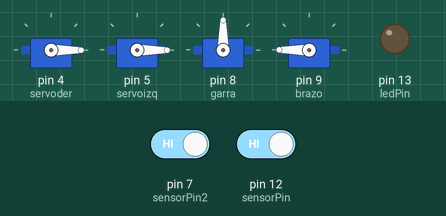
Bench run of a sketch on a simulated Arduino Nano, built with avr-gcc and run on an emulated ATmega328P. On the bench: 4 × servo, output pins drawn as LEDs (lit = HIGH). The test bench sets the inputs (shaded band); at power-on: pin 7 (sensorPin2) HIGH, pin 12 (sensorPin) HIGH.

Above: at 5.4 s.
5.5 s: pin 7 (sensorPin2) driven LOW
At 6.8 s:
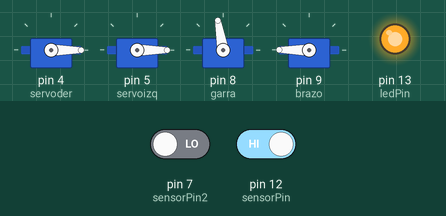
8.0 s: pin 12 (sensorPin) driven LOW
At 10.9 s:
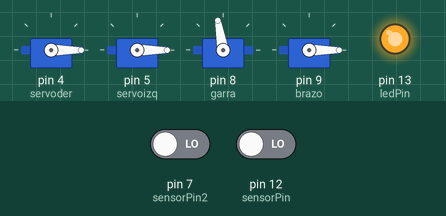
11.0 s: pin 7 (sensorPin2) driven HIGH
At 11.82 s:
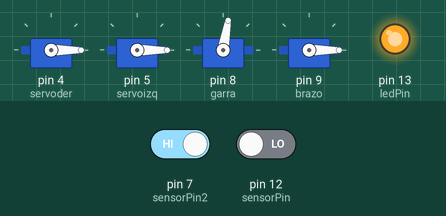
Timing chart, 0 to 14.0 s (numbered marks = the images above; inputs shaded):
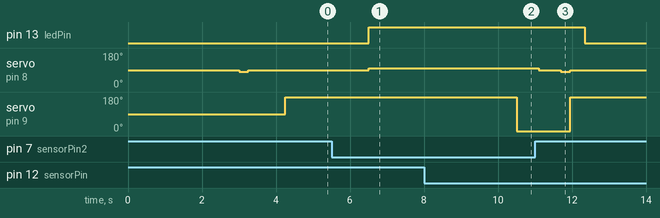

The sketch:

programa_avanzado.ino
```cpp
#include <Servo.h>

const int sensorPin2 = 7; // Pin donde está conectado OUT del sensor
const int ledPin = 13;   // LED incorporado del Arduino
int sensorState;

int sensorPin = 12; // Pin donde está conectado OUT del sensor pelota
int valorSensorPelota = 0;
int analog[] = {A0, A1, A2, A3, A4, A5, A6, A7};
int D[8];

float error;
float errorant=0;
float correccion=0;
float integral=0;
float diferencial=0;

bool tengoPelota;

Servo servoizq;
Servo servoder;
Servo garra;
Servo brazo;


long dis;

void setup() {
  Serial.begin(9600);
  pinMode(sensorPin2, INPUT);
  pinMode(ledPin, OUTPUT);
  digitalWrite(ledPin, LOW);
  servoder.attach(4);
  servoizq.attach(5);
  garra.attach(8);
  brazo.attach(9);
  pinMode(sensorPin, INPUT);
  servoder.write(0);
  servoizq.write(0);
  delay(3000);
  garra.write(80); // giro hacia afuera y queda pronta para agarrar
  delay(250);     //
  garra.write(90); //al inicuar el programa hay que dejar la garra cerrada
  delay(1000);
  brazo.write(180);
  tengoPelota=false;
}

void loop(){
  //Distancia();
  sensorState = digitalRead(sensorPin2);
  //Serial.println(dis);
  valorSensorPelota = digitalRead(sensorPin);
  if ((sensorState ==  0)&&(tengoPelota == false)){
    delay(1000);
    garra.write(100);
    digitalWrite(ledPin, HIGH);
    tengoPelota == true;
    delay(1000);
    valorSensorPelota = digitalRead(sensorPin);
     if(valorSensorPelota == 0){
      delay(1000);
      Levantar();
      digitalWrite(ledPin, LOW);
     }

    }

  // chequeo de distancia al costado
   //if((dis <= 26) && (dis > 20)){
        // prisma
        //tirarPrisma();

     //if (tengoPelota) {
      // tirarPrisma();
     //}
    //}

   /*if (dis <= 17){
      while (dis <= 17)  {
            // portico
        //adelante(10);
        Distancia();
      }
  // al salir del portico tirar la pelota
     if (tengoPelota) {
       tirarPortico();
     }*/

   //}

  // Seguidor de linas
/*
 for (int i=0;i<=7;i++) {
    if (analogRead(analog[i])>950){
      D[i]=1;
    }
    else {
      D[i]=0;
    }
    //Serial.print(analog[i]);
    //Serial.print("= ");
    //Serial.print(analogRead(analog[i]));
    //Serial.print("  ");

  }
  //Serial.println("");
   error=100*D[0] + 50*D[1] + 25*D[2] + 1*D[3] + -1*D[4] + -25*D[5] + -50 *D[6]+ -100 *D[7];
   //Serial.println(error);
   diferencial=error-errorant;
   integral = error/10+integral;
   errorant=error;
   correccion= (error/1.9) + 0*diferencial + 0*(integral);
   seguir(40, correccion);
   //Serial.println("LINEAAAA");
*/
}


void Levantar (){ //hay que cambiarle para que solo levante etc.
   brazo.write(0); //sube hasta posición deseada, pot 60 durante 0,8 seg
   delay(600);
   garra.write(90); //esperamos a que el brazo suba
   delay(600);
   garra.write(80); //giro hacia afuera y queda pronta para agarrar
   delay(250);
   garra.write(90);
   brazo.write(180); // baja para agarrar de nuevo, pot 120 durante 0,6 seg
   delay(400);
}

void seguir(int v, float correccion) {
  servoder.write(parallax(-v - correccion));
  servoizq.write(parallax(v -correccion));
}

void izquierda(int v) {
  servoder.write(parallax(-v ));
  servoizq.write(parallax(-v));

}

void derecha(int v) {
  servoder.write(parallax(v));
  servoizq.write(parallax(v));
}

void atras(int v) {
  servoder.write(parallax(v));
  servoizq.write(parallax(-v));
}

void parar() {
  servoder.write(parallax(0));
  servoizq.write(parallax(0));

}

void adelante(int v) {
  servoder.write(parallax(-v));
  servoizq.write(parallax(v));
}

int parallax(float velocidad){  //velocidad es un parámetro que tenemos que setear entre -100 y 100.
    return int(1500+(velocidad/100)*250);
     }


/*void Distancia() {
  long t;
  digitalWrite(T1, HIGH);
  delayMicroseconds(10);
  digitalWrite(T1,LOW);
  t = pulseIn(E1, HIGH);
  dis = t/59;
}*/
```

Measured:
- after the input at 5.5 s, pin 13 (ledPin): LOW → HIGH after 1.0 s; servo on pin 8 (garra): 90° → 100° after 1.0 s
- after the input at 8.0 s, servo on pin 9 (brazo): 180° → 0° after 2.5 s
- after the input at 11.0 s, pin 13 (ledPin): goes on until 12.4 s, then stays LOW; servo on pin 8 (garra): goes on until 12.0 s, then stays 90°; servo on pin 9 (brazo): goes on until 12.0 s, then stays 180°
